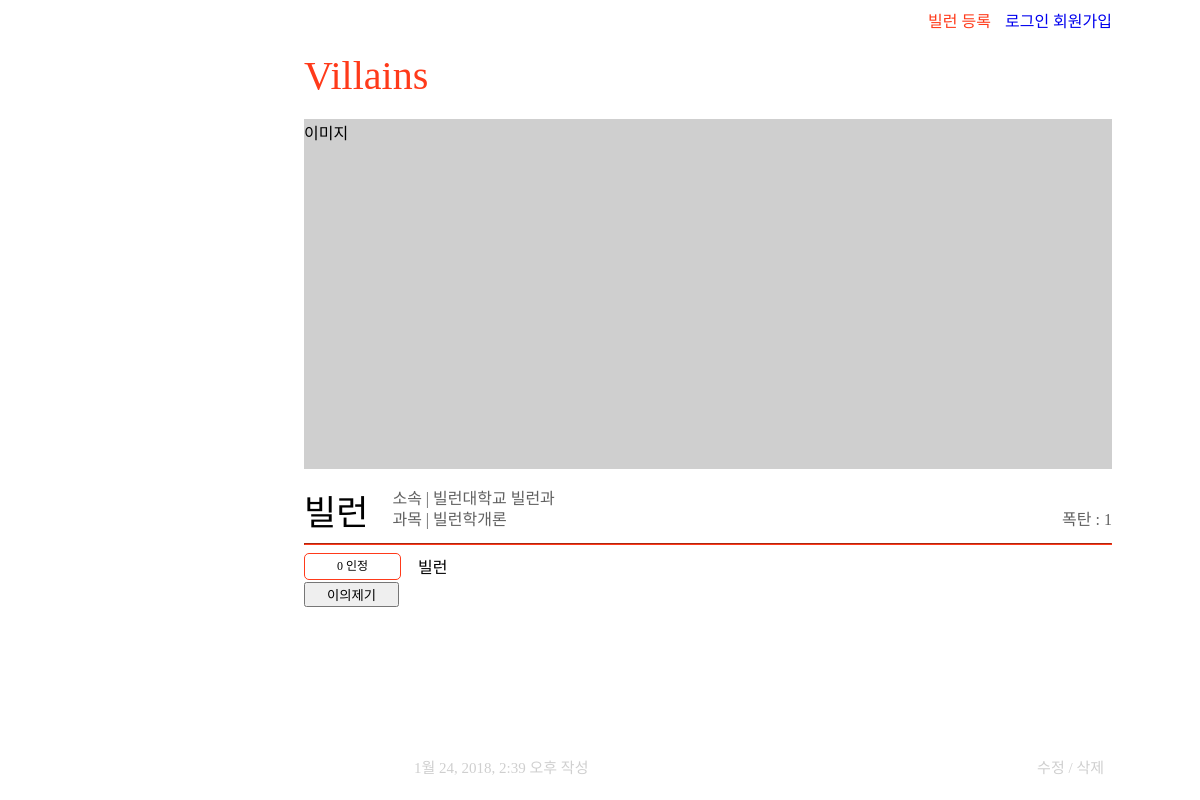
Screenshot of /detail/7/ with the database file from the repository.
### villains/models.py (models this page shows, shortened)
class Villain(models.Model):
    writter_id = models.CharField(max_length = 24) # models.ForeignKey(settings.AUTH_USER_MODEL, on_delete=models.CASCADE)
    villain_name = models.CharField(max_length = 24)
    univ = models.CharField(max_length = 24)
    major = models.CharField(max_length = 24)
    class_name = models.CharField(max_length = 24)
    bomb = models.IntegerField(
        default=1,
        validators=[
            MaxValueValidator(5),
            MinValueValidator(1)
        ]
    )
    agree = models.IntegerField(default=0) #인정
    content = models.CharField(max_length = 3000) #본문내용
    update_date = models.DateTimeField(auto_now=True) #자동으로 현재시간 추가

### villains/views.py (the view)
# urls.py: url(r'^detail/(?P<pk>[0-9]+)/$', views.villain_detail, name='villain_detail'),
def villain_detail(request,pk):
    villain = get_object_or_404(Villain, pk=pk)
    return render(request, 'villains/villain_detail.html', {'villain': villain,"pk":pk})

### villains/templates/villains/villain_detail.html (shortened to what this page needs)
<!DOCTYPE html>
{% load staticfiles %}
{% load static %}
<html>
  <head>
    <link rel="stylesheet" type="text/css" href="{% static 'villains/main.css' %}">
    <link rel="stylesheet" type="text/css" href="{% static 'villains/villain_detail.css' %}">
  </head>
  <body>
    <header>
        <a href="{% url 'register_villain' %}" title  ="글쓰기" class="register_villain">빌런 등록</a>
        {% if user.is_active %}
          {{user.username}} 님 환영합니다
          <a href="{% url 'logout' %}" title  ="로그아웃">로그아웃</a>
        {% else %}
          <a href="{% url 'login' %}" title  ="로그인">로그인</a>
          <a href="{% url 'join' %}" title  ="회원가입">회원가입</a><br>
        {% endif %}
        <div class ="title">
          <a href="{% url 'index' %}" title  ="메인화면"> <p1>Villains</p1> </a>
        </div>
    </header>
    <div class="main">
        <div class = "detail_img">
                이미지
        </div>
        <div class = "detailHeader">
            <div class = "detailName">{{villain.villain_name}}</div>
            <div class = "detailPosition">
                소속 | {{villain.univ}} {{villain.major}}<br>
                과목 | {{villain.class_name}}
            </div>
            <div class="detailBomb">폭탄 : {{villain.bomb}}</div>
        </div>
       <hr>
       <div class ="detailButtons">
           <div class = "agree">{{villain.agree}} 인정</div>
           <input type="button" class = "protest" value ="이의제기"></input>
       </div>
       <div class = "detailContent">{{villain.content}}</div>
       <div class = "detailFooter">
           {{villain.writter_id}} {{villain.update_date}} 작성
           <span class = "detailFooterButton"><a href="{% url 'villain_modify' pk=villain.pk %}">수정</a> / <a href = "{% url 'villain_delete' pk=villain.pk %}">삭제</a></span>
       </div>
    </div>
  </body>
</html>

### villains/static/villains/main.css (style rules this page uses)
a { text-decoration: none; }
header { margin-left:25%; margin-right:25%; text-align:right; width:808px; }
.register_villain { color:#FF3A1A; padding-right:10px; }
.title { color:#FF3A1A; font-size:40px; padding-top:20px; padding-bottom:20px; text-align:left; }
.title>a { color:#FF3A1A; }
.main { margin-left:25%; margin-right:25%; width:808px; height:600px; line-height:30px; }

### villains/static/villains/villain_detail.css (style rules this page uses)
.detailHeader { display:inline-block; position:relative; width:100%; color:#616161; padding-top:20px; }
.detail_img { width:100%; height:350px; background-color:#CFCFCF; }
.detailName { display: inline-block; color:black; font-size:35px; padding-right:20px; }
.detailPosition { display:inline-block; line-height:1.3em; }
.detailBomb { display:inline-block; position:absolute; right:0; bottom:0; }
hr { border-color:#FF3A1A; }
.detailButtons { display:inline-block; width:95px; padding-right:15px; height:200px; }
.detailContent { display:inline-block; position: relative; vertical-align: top; width:690px; height:200px; }
.agree { width:100%; height:25px; line-height: 25px; border-width:1px; border-color:#FF3A1A; border-radius:5px; border-style: solid; text-align: center; font-size:12px; cursor: pointer; }
.protest { width:100%; }
.detailFooter { position:relative; width:690px; padding-left:110px; color:#CFCFCF; font-size:15px; }
.detailFooterButton { position: absolute; right:0; }
.detailFooterButton > a { text-decoration: none; color:#CFCFCF; }

### rows the page displays
Villain: villain_name "빌런", univ "빌런대학교", major "빌런과", class_name "빌런학개론", bomb "1", agree "0", content "빌런", update_date "1월 24, 2018, 2:39 오후"
